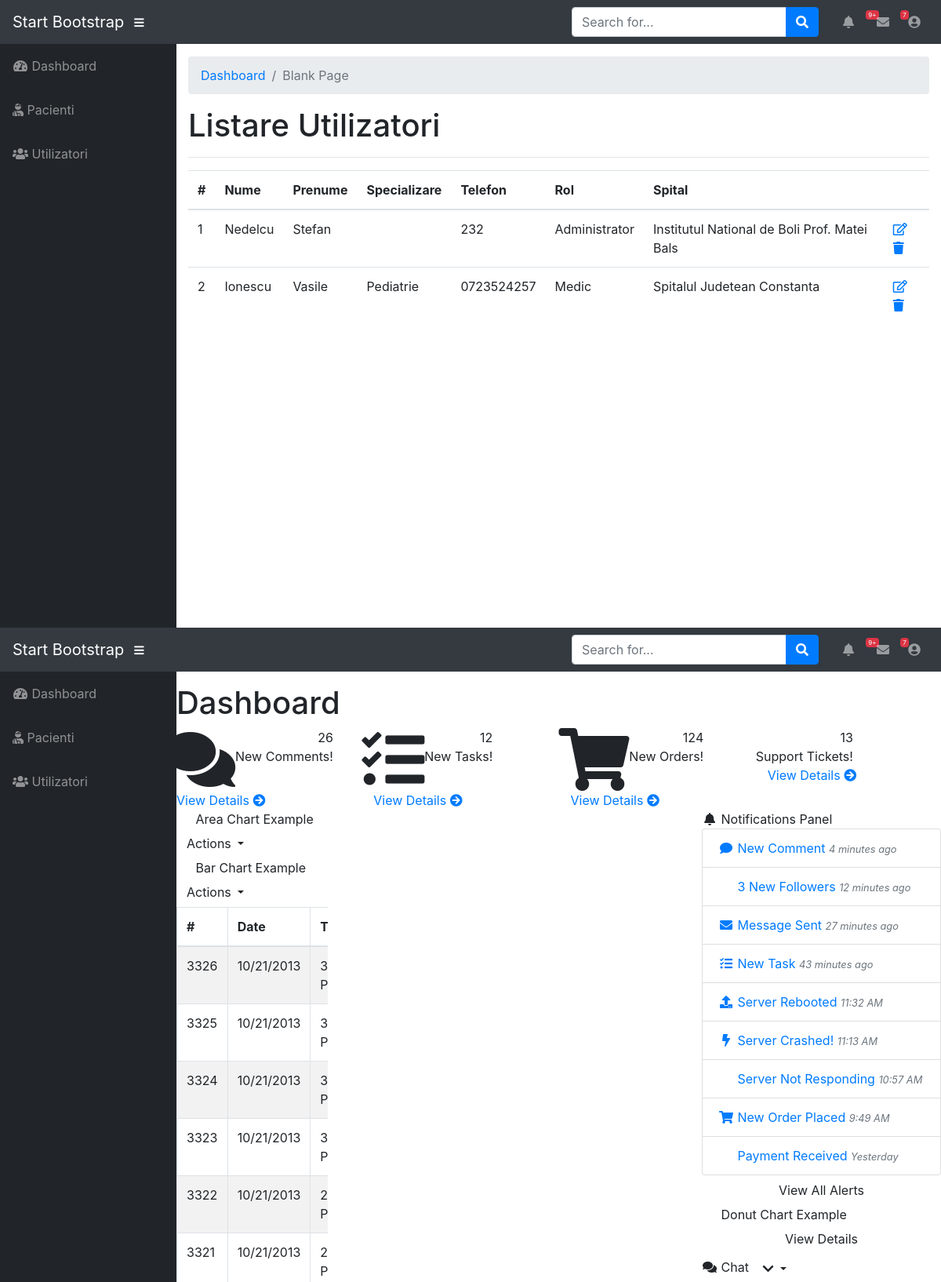
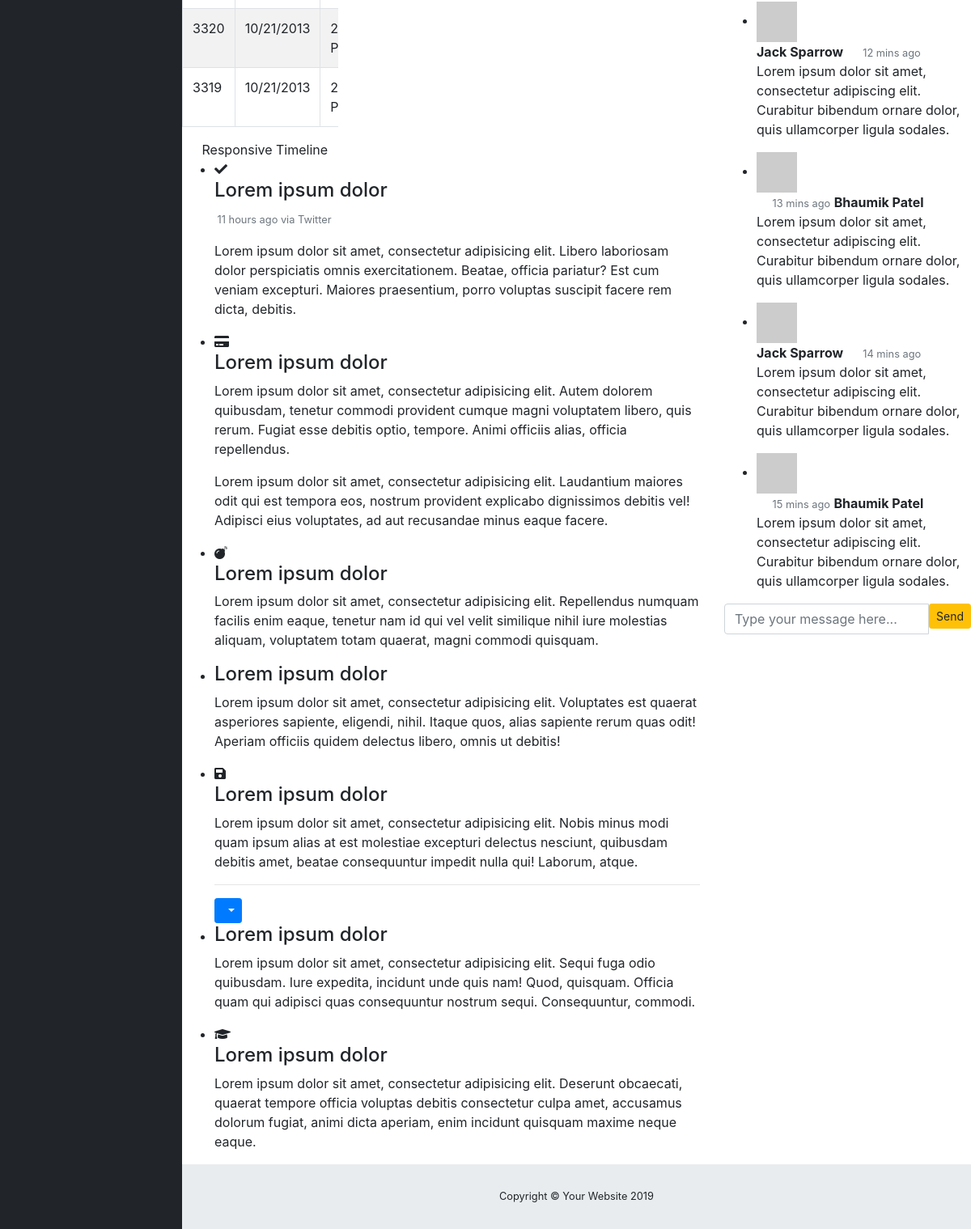
Screenshot of /utilizatori_listare with the database file from the repository (2 pictures, top to bottom).
### tables this page shows
CREATE TABLE `utilizatori` (
  `id` int(255) NOT NULL,
  `nume` varchar(255) NOT NULL,
  `prenume` varchar(255) NOT NULL,
  `rol` int(3) NOT NULL,
  `specializare` varchar(100) NOT NULL,
  `telefon` varchar(15) NOT NULL,
  `parola` varchar(255) NOT NULL,
  `email` varchar(255) NOT NULL,
  `id_spital` int(255) NOT NULL
);

CREATE TABLE `spitale` (
  `id` int(11) NOT NULL,
  `nume` varchar(255) DEFAULT NULL,
  `oras` varchar(255) DEFAULT NULL,
  `telefon` varchar(255) DEFAULT NULL
);

### config/db_config.php (called while the page is built)
<?php
 $username="root";
 $password="";
 $servername="localhost";
 $db="dep";
?>

### _inc/classes/Db.php (called while the page is built, shortened)
<?php
class Db{
    private $con;
    private function Connect(){
        global $username, $password, $db, $servername;
        $this->con = new mysqli($servername, $username, $password, $db);
    }
    public function getQuerry($query){
        $result = $this->con->query($query);
        return $result;
    }
    public function getArray($rezultat){
        $re = array();
        if (mysqli_num_rows($rezultat) > 0){
            while($row = mysqli_fetch_assoc($rezultat)) {
                $re[]=$row;
            }
        }else{
        }
        return $re;
    }
}
?>

### _inc/models/Utilizatori.php (called while the page is built, shortened)
<?php
class Utilizatori extends Db{
    public function getUtilizatori(){
        $query= "SELECT `utilizatori`.`id`, `utilizatori`.`rol`,`utilizatori`.`nume`, `utilizatori`.`prenume`, `utilizatori`.`specializare`, `utilizatori`.`telefon`, `utilizatori`.`id_spital`, `spitale`.`nume`  AS `nume_spital`
          FROM `utilizatori`
          LEFT JOIN `spitale` ON `utilizatori`.`id_spital` = `spitale`.`id`
          WHERE 1";
        $rezultat = $this->getQuerry($query);
        $utilizatori = $this->getArray($rezultat);
        return $utilizatori;
    }
}
?>

### utilizatori_listare.php (the view)
<?php
  require_once('./_inc/models/Utilizatori.php');
  $utilizatoriModel = new Utilizatori();
  $utilizatori= $utilizatoriModel->getUtilizatori();
  include("./header.php");
?>
      <div class="container-fluid">
        <ol class="breadcrumb">
          <li class="breadcrumb-item">
            <a href="index.html">Dashboard</a>
          </li>
          <li class="breadcrumb-item active">Blank Page</li>
        </ol>
        <h1> Listare Utilizatori</h1>
        <hr>
        <table class="table table-hover">
            <thead>
                <tr>
                <th scope="col">#</th>
                <th scope="col">Nume</th>
                <th scope="col">Prenume</th>
                <th scope="col">Specializare</th>
                <th scope="col">Telefon</th>
                <th scope="col">Rol</th>
                <th scope="col">Spital</th>
                <th scope="col"></th>
                </tr>
            </thead>
            <tbody>
            <?php
            if(count($utilizatori) > 0){
                foreach($utilizatori as $i => $utilizator){
                ?>
                <tr>
                    <td><?php echo $i+1; ?></td>
                    <td><?php echo $utilizator["nume"]; ?></td>
                    <td><?php echo $utilizator["prenume"]; ?></td>
                    <td><?php echo $utilizator["specializare"]; ?></td>
                    <td><?php echo $utilizator["telefon"]; ?></td>
                    <td>
                    <?php if($utilizator["rol"]==1){
                      echo "Administrator";
                      }elseif($utilizator["rol"]==2){
                        echo "Medic";
                      }
                    ?>
                    </td>
                    <td><?php echo $utilizator["nume_spital"]; ?></td>
                    <td>
                      <a href="utilizator_editare?id=<?php echo $utilizator["id"]; ?>" title="Editeaza utilizator"><i class="far fa-edit"></i></a>
                      <a href="utilizator_stergere?id=<?php echo $utilizator["id"]; ?>" title="Sterge utilizator"><i class="fa fa-trash"></i></a>
                    </td>
                </tr>
                <?php
                }
            }
            ?>
            </tbody>
        </table>
      </div>
 <?php
  include("./footer.php");
 ?>

### rows the page displays
utilizatori: nume "Nedelcu", prenume "Stefan", telefon "232", rol "Administrator", spitale.nume "Institutul National de Boli Prof. Matei Bals"
utilizatori: nume "Ionescu", prenume "Vasile", specializare "Pediatrie", telefon "0723524257", rol "Medic", spitale.nume "Spitalul Judetean Constanta"
